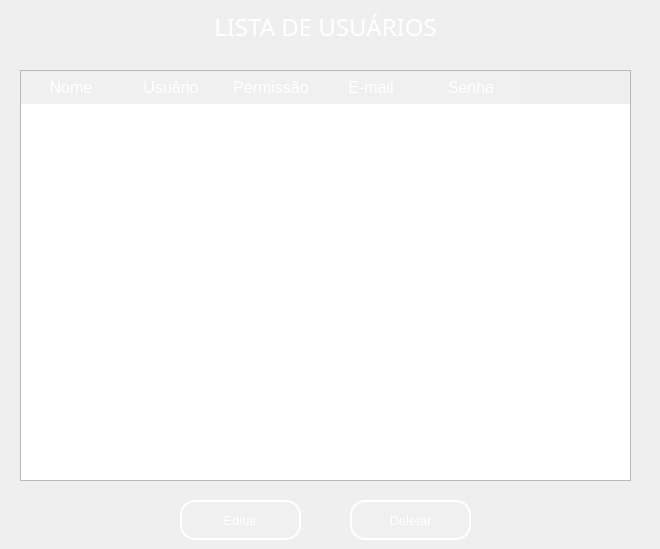
    <widget class="QWidget" name="page_3">
     <widget class="QLabel" name="label_45">
      <property name="geometry">
       <rect>
        <x>0</x>
        <y>0</y>
        <width>651</width>
        <height>55</height>
       </rect>
      </property>
      <property name="font">
       <font>
        <family>Montserrat Medium</family>
        <pointsize>14</pointsize>
        <italic>false</italic>
       </font>
      </property>
      <property name="styleSheet">
       <string notr="true">background-color: qlineargradient(spread:pad, x1:0, y1:0, x1:0, y1:1, 
                                 stop:0 rgba(0, 50, 150, 255), 
                                 stop:1 rgba(51, 156, 255, 255));</string>
      </property>
      <property name="text">
       <string>&lt;html&gt;&lt;head/&gt;&lt;body&gt;&lt;p align=&quot;center&quot;&gt;&lt;span style=&quot; font-size:18pt; color:#ffffff;&quot;&gt;LISTA DE USUÁRIOS&lt;/span&gt;&lt;/p&gt;&lt;/body&gt;&lt;/html&gt;</string>
      </property>
     </widget>
     <widget class="QTableWidget" name="tableWidget_5">
      <property name="geometry">
       <rect>
        <x>20</x>
        <y>70</y>
        <width>611</width>
        <height>411</height>
       </rect>
      </property>
      <property name="font">
       <font>
        <family>MS Shell Dlg 2</family>
        <pointsize>12</pointsize>
       </font>
      </property>
      <property name="styleSheet">
       <string notr="true">/* Remove todos os espaços e bordas entre os cabeçalhos */
QHeaderView {
    border: 1px;                         /* Remove bordas externas */
    margin: 0px;                         /* Remove margens */
    padding: 0px;                        /* Remove espaçamento */
}

/* Cabeçalho horizontal (linha de títulos) */
QHeaderView::section:horizontal {
    background-color: rgba(255, 255, 255, 20);  /* Azul */
    color: white;
    border: 1px;                         /* Sem bordas */
    padding: 5px 10px;                   /* Espaçamento interno */
}

/* Cabeçalho vertical (linha lateral) */
QHeaderView::section:vertical {
    background-color: rgba(255, 255, 255, 20);  /* Mesmo azul */
    color: white;
    border: 1px;
    padding: 10px 5px;
}

/* Canto superior esquerdo (onde os cabeçalhos se encontram) */
QTableCornerButton::section {
    background-color: rgba(255, 255, 255, 20);  /* Azul para unificar visual */
    border: 1px;
}</string>
      </property>
      <column>
       <property name="text">
        <string>Nome</string>
       </property>
      </column>
      <column>
       <property name="text">
        <string>Usuário</string>
       </property>
      </column>
      <column>
       <property name="text">
        <string>Permissão</string>
       </property>
      </column>
      <column>
       <property name="text">
        <string>E-mail</string>
       </property>
      </column>
      <column>
       <property name="text">
        <string>Senha</string>
       </property>
      </column>
     </widget>
     <widget class="QPushButton" name="editButton_3">
      <property name="geometry">
       <rect>
        <x>180</x>
        <y>500</y>
        <width>121</width>
        <height>40</height>
       </rect>
      </property>
      <property name="font">
       <font>
        <pointsize>10</pointsize>
       </font>
      </property>
      <property name="styleSheet">
       <string notr="true">QPushButton {
    background-color: rgba(255, 255, 255, 0.5);
    border: 5px solid rgba(255, 255, 255, 0.3); /* Borda branca translúcida */
    color: #333333; /* Texto totalmente opaco */
}

QPushButton:hover {
    background-color: rgba(207, 216, 220, 100);
    border-color:rgba(255, 255, 255,255);
    
}

QPushButton:pressed {
    background-color: #A0B2C8; /* Azul acinzentado */
border-color: #003366; /* Azul escuro */
color: #003366;
}
 QPushButton{border: 2px solid rgba(255, 255, 255, 200);
    border-radius: 15px;
    background-color: rgba(0, 0, 0, 0); /* Totalmente transparente */
    
    /* Espaçamento interno */
    padding: 5px 15px;
    
    /* Cor do texto */
    color: white;
    
    /* Melhora a renderização */
    background-clip: padding-box;
}

/* Efeito ao focar */
QPushButton {
    border: 2px solid rgba(255, 255, 255, 255);
    background-color: rgba(255, 255, 255, 20);
}</string>
      </property>
      <property name="text">
       <string>Editar</string>
      </property>
     </widget>
     <widget class="QPushButton" name="dellButton_2">
      <property name="geometry">
       <rect>
        <x>350</x>
        <y>500</y>
        <width>121</width>
        <height>40</height>
       </rect>
      </property>
      <property name="font">
       <font>
        <pointsize>10</pointsize>
       </font>
      </property>
      <property name="styleSheet">
       <string notr="true">QPushButton {
    background-color: rgba(255, 255, 255, 0.5);
    border: 5px solid rgba(255, 255, 255, 0.3); /* Borda branca translúcida */
    color: #333333; /* Texto totalmente opaco */
}

QPushButton:hover {
    background-color: rgba(207, 216, 220, 100);
    border-color:rgba(255, 255, 255,255);
    
}

QPushButton:pressed {
    background-color: #A0B2C8; /* Azul acinzentado */
border-color: #003366; /* Azul escuro */
color: #003366;
}
 QPushButton{border: 2px solid rgba(255, 255, 255, 200);
    border-radius: 15px;
    background-color: rgba(0, 0, 0, 0); /* Totalmente transparente */
    
    /* Espaçamento interno */
    padding: 5px 15px;
    
    /* Cor do texto */
    color: white;
    
    /* Melhora a renderização */
    background-clip: padding-box;
}

/* Efeito ao focar */
QPushButton {
    border: 2px solid rgba(255, 255, 255, 255);
    background-color: rgba(255, 255, 255, 20);
}</string>
      </property>
      <property name="text">
       <string>Deletar</string>
      </property>
     </widget>
    </widget>
